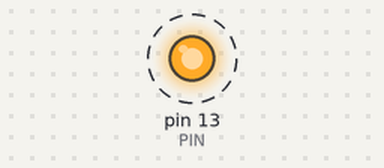
This sketch was run on a simulated Arduino Uno, built with avr-gcc and run on an emulated ATmega328P. Parts: output pins drawn as LEDs (lit = HIGH). Dashed ring = blinking.

Above: at 0.5 s.
Timing chart, 0 to 4.6 s (numbered marks = the images above):
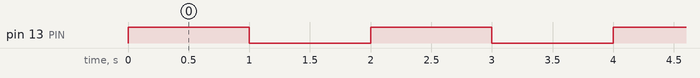

Measured:
- by itself, pin 13 (PIN): alternates HIGH for 1.0 s and LOW for 1.0 s

The sketch:

factory_reset_bluesmirf.ino
```cpp
/*
 * Factory-reset a Bluesmirf
 */
#define PIN 13

void setup() {
  pinMode (PIN, OUTPUT);
}

void loop() {
  digitalWrite(PIN, HIGH);
  delay(1000);
  digitalWrite(PIN, LOW);
  delay(1000);
}
```
